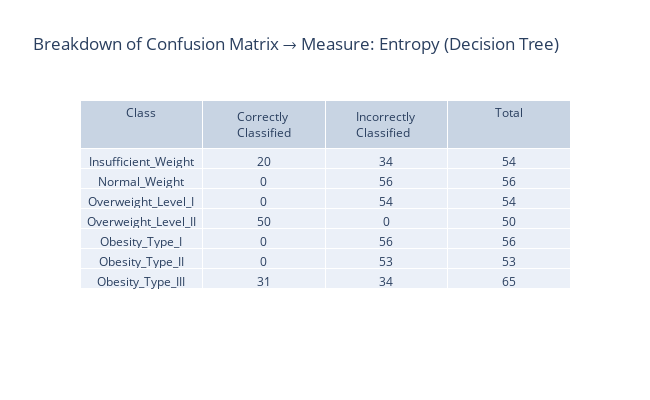

Notebook code cell kept with this figure:
### Markdown cell above
### Single Layer Perceptron

### Code cell
clf = Perceptron(random_state=42)
clf.fit(xTrain, yTrain)
yPred = clf.predict(xTest)
# accuracy = np.round(accuracy_score(yTest, yPred)*100, 2)
# print(f"Single Layer Perceptron:\nAccuracy: {accuracy}%")
print(classification_report(yTest, yPred, target_names=labels, zero_division=0))
interpret_confusion_matrix(confusion_matrix(yTest,yPred), "Breakdown of Confusion Matrix → Measure: Entropy (Decision Tree)", labels)

### Figure 1 — Plotly figure (JSON) as saved in the notebook; plotly's stock layout.template omitted (floating-point values rounded to 4 significant figures)
{"data": [{"cells": {"values": [["Insufficient_Weight", "Normal_Weight", "Overweight_Level_I", "Overweight_Level_II", "Obesity_Type_I", "Obesity_Type_II", "Obesity_Type_III"], [20, 0, 0, 50, 0, 0, 31], [34, 56, 54, 0, 56, 53, 34], [54, 56, 54, 50, 56, 53, 65]]}, "columnwidth": 5, "header": {"values": ["Class", "Correctly Classified", "Incorrectly Classified", "Total"]}, "type": "table"}], "layout": {"height": 400, "title": {"text": "Breakdown of Confusion Matrix → Measure: Entropy (Decision Tree)"}, "width": 650}}
